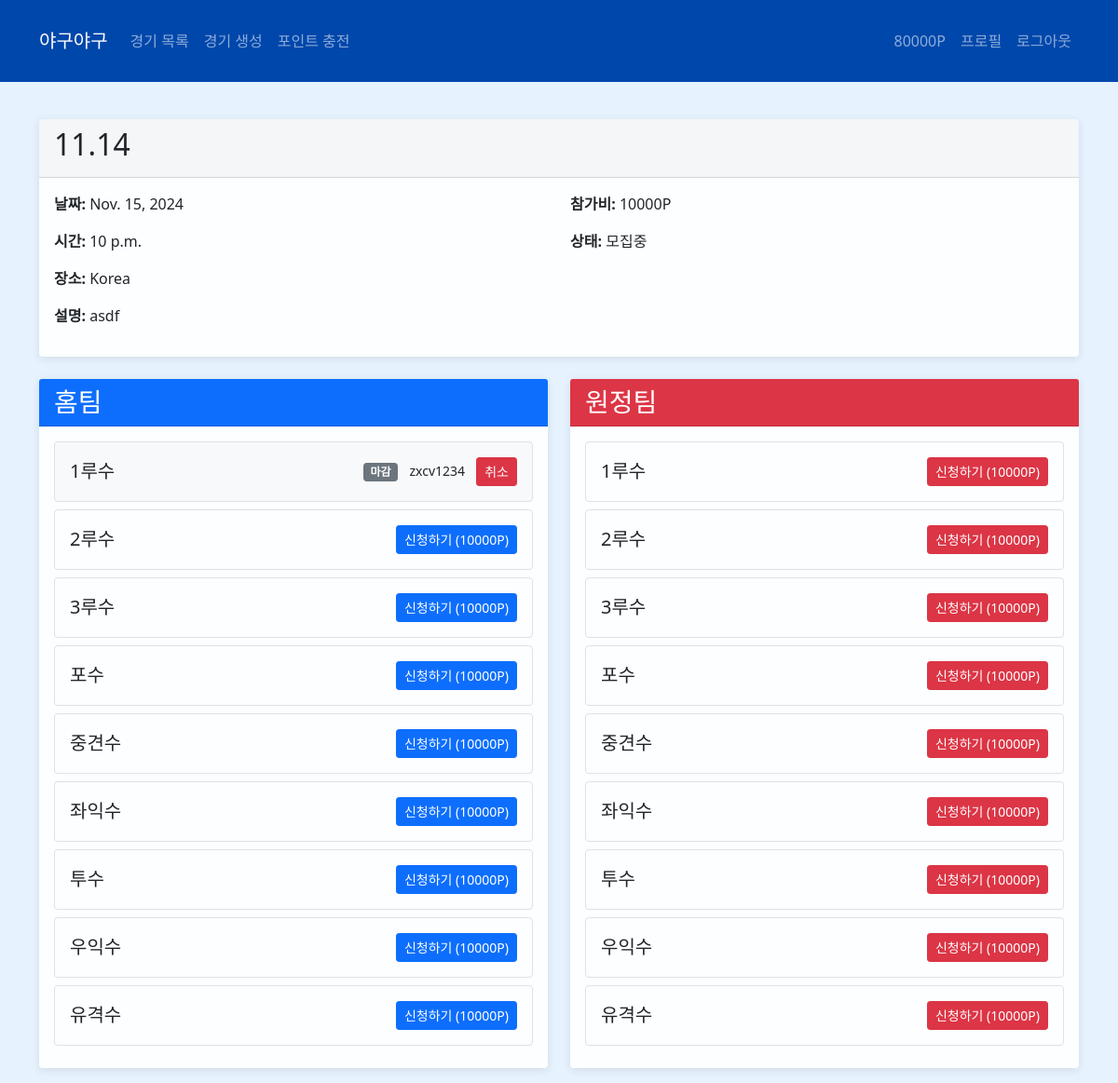
The page /games/2/ (signed in) on the database its author committed.
### baseball_matching/models.py (models this page shows, shortened)
class UserProfile(models.Model):
    user = models.OneToOneField(User, on_delete=models.CASCADE)
    points = models.IntegerField(default=0)
    phone_number = models.CharField(max_length=15, blank=True)
    created_at = models.DateTimeField(auto_now_add=True)

class Game(models.Model):
    GAME_STATUS = [
        ('RECRUITING', '모집중'),
        ('CONFIRMED', '모집완료'),
        ('COMPLETED', '경기완료'),
        ('CANCELED', '취소됨')
    ]
    title = models.CharField(max_length=100)
    date = models.DateField()
    time = models.TimeField()
    location = models.CharField(max_length=200)
    participation_fee = models.IntegerField(default=10000)  # 참가비(포인트)
    max_players_per_team = models.IntegerField(default=9)
    status = models.CharField(max_length=20, choices=GAME_STATUS, default='RECRUITING')
    description = models.TextField(blank=True)
    created_at = models.DateTimeField(auto_now_add=True)

class Position(models.Model):
    POSITION_CHOICES = [
        ('P', '투수'),
        ('C', '포수'),
        ('1B', '1루수'),
        ('2B', '2루수'),
        ('3B', '3루수'),
        ('SS', '유격수'),
        ('LF', '좌익수'),
        ('CF', '중견수'),
        ('RF', '우익수'),
    ]
    game = models.ForeignKey(Game, on_delete=models.CASCADE)
    team = models.CharField(max_length=10, choices=[('HOME', '홈팀'), ('AWAY', '원정팀')])
    position = models.CharField(max_length=2, choices=POSITION_CHOICES)
    player = models.ForeignKey(UserProfile, on_delete=models.SET_NULL, null=True, blank=True)
    is_filled = models.BooleanField(default=False)
    class Meta:
        unique_together = ['game', 'team', 'position']

### baseball_matching/views.py (the view)
# urls.py: path('games/<int:game_id>/', views.game_detail, name='game_detail'),  # 이 줄 확인
@login_required
def game_detail(request, game_id):
    game = get_object_or_404(Game, id=game_id)
    home_positions = Position.objects.filter(game=game, team='HOME')
    away_positions = Position.objects.filter(game=game, team='AWAY')
    context = {
        'game': game,
        'home_positions': home_positions,
        'away_positions': away_positions,
    }
    return render(request, 'baseball_matching/game_detail.html', context)

### templates/baseball_matching/game_detail.html (shortened to what this page needs)
{% extends 'baseball_matching/base.html' %}
{% block content %}
<div class="card mb-4">
    <div class="card-header">
        <h2>{{ game.title }}</h2>
    </div>
    <div class="card-body">
        <div class="row">
            <div class="col-md-6">
                <p><strong>날짜:</strong> {{ game.date }}</p>
                <p><strong>시간:</strong> {{ game.time }}</p>
                <p><strong>장소:</strong> {{ game.location }}</p>
            </div>
            <div class="col-md-6">
                <p><strong>참가비:</strong> {{ game.participation_fee }}P</p>
                <p><strong>상태:</strong> {{ game.get_status_display }}</p>
            </div>
        </div>
        <p><strong>설명:</strong> {{ game.description }}</p>
    </div>
</div>
<div class="row">
    <div class="col-md-6">
        <div class="card">
            <div class="card-header bg-primary text-white">
                <h3 class="mb-0">홈팀</h3>
            </div>
            <div class="card-body">
                {% for position in home_positions %}
                    <div class="position-card mb-2 p-3 border rounded {% if position.is_filled %}bg-light{% endif %}">
                        <div class="d-flex justify-content-between align-items-center">
                            <h5 class="mb-0">{{ position.get_position_display }}</h5>
                            {% if position.is_filled %}
                                <div>
                                    <span class="badge bg-secondary">마감</span>
                                    <small class="ms-2">{{ position.player.user.username }}</small>
                                    {% if position.player == user.userprofile %}
                                        <form method="post" action="{% url 'baseball_matching:cancel_position' position.id %}" class="d-inline">
                                            <button type="submit" class="btn btn-sm btn-danger ms-2">
                                                취소
                                            </button>
                                        </form>
                                    {% endif %}
                                </div>
                            {% else %}
                                <form method="post" action="{% url 'baseball_matching:join_position' position.id %}">
                                    <button type="submit" class="btn btn-sm btn-primary">
                                        신청하기 ({{ game.participation_fee }}P)
                                    </button>
                                </form>
                            {% endif %}
                        </div>
                    </div>
                {% endfor %}
            </div>
        </div>
    </div>
    <div class="col-md-6">
        <div class="card">
            <div class="card-header bg-danger text-white">
                <h3 class="mb-0">원정팀</h3>
            </div>
            <div class="card-body">
                {% for position in away_positions %}
                    <div class="position-card mb-2 p-3 border rounded {% if position.is_filled %}bg-light{% endif %}">
                        <div class="d-flex justify-content-between align-items-center">
                            <h5 class="mb-0">{{ position.get_position_display }}</h5>
                            {% if position.is_filled %}
                                <div>
                                    <span class="badge bg-secondary">마감</span>
                                    <small class="ms-2">{{ position.player.user.username }}</small>
                                    {% if position.player == user.userprofile %}
                                        <form method="post" action="{% url 'baseball_matching:cancel_position' position.id %}" class="d-inline">
                                            {% csrf_token %}
                                            <button type="submit" class="btn btn-sm btn-danger ms-2">
                                                취소
                                            </button>
                                        </form>
                                    {% endif %}
                                </div>
                            {% else %}
                                <form method="post" action="{% url 'baseball_matching:join_position' position.id %}">
                                    <button type="submit" class="btn btn-sm btn-danger">
                                        신청하기 ({{ game.participation_fee }}P)
                                    </button>
                                </form>
                            {% endif %}
                        </div>
                    </div>
                {% endfor %}
            </div>
        </div>
    </div>
</div>
{% endblock %}

### templates/baseball_matching/base.html (shortened to what this page needs)
<!DOCTYPE html>
<html>
<head>
    <link href="https://cdn.jsdelivr.net/npm/bootstrap@5.1.3/dist/css/bootstrap.min.css" rel="stylesheet">
</head>
<body>
    <nav class="navbar navbar-expand-lg navbar-dark">
        <div class="container">
            <a class="navbar-brand" href="{% url 'baseball_matching:main' %}">야구야구</a>
            <div class="collapse navbar-collapse" id="navbarNav">
                <ul class="navbar-nav me-auto">
                    <li class="nav-item">
                        <a class="nav-link" href="{% url 'baseball_matching:game_list' %}">경기 목록</a>
                    </li>
                    {% if user.is_authenticated %}
                        <li class="nav-item">
                            <a class="nav-link" href="{% url 'baseball_matching:game_create' %}">경기 생성</a>
                        </li>
                        <li class="nav-item">
                            <a class="nav-link" href="{% url 'baseball_matching:charge_points' %}">포인트 충전</a>
                        </li>
                    {% endif %}
                </ul>
                <ul class="navbar-nav">
                    {% if user.is_authenticated %}
                        <li class="nav-item">
                            <span class="nav-link">{{ user.userprofile.points }}P</span>
                        </li>
                        <li class="nav-item">
                            <a class="nav-link" href="{% url 'baseball_matching:profile' %}">프로필</a>
                        </li>
                        <li class="nav-item">
                            <form method="post" action="{% url 'logout' %}" class="d-inline m-0 p-0">
                                <button type="submit" class="btn nav-link bg-transparent border-0">로그아웃</button>
                            </form>
                        </li>
                    {% endif %}
                </ul>
            </div>
        </div>
    </nav>
    <div class="container mt-4">
        {% block content %}
        {% endblock %}
    </div>
</body>
</html>

### templates/baseball_matching/base.html (style rules this page uses)
.navbar { background-color: #0047ab !important; }
body { background-color: #e6f3ff !important; }
.container { padding-top: 1rem; padding-bottom: 1rem; }
.card { background-color: rgba(255, 255, 255, 0.9); box-shadow: 0 2px 10px rgba(0, 0, 0, 0.1); border: none; transition: transform 0.2s; }

### rows shown on the page
Game: title "11.14", date "Nov. 15, 2024", time "10 p.m.", location "Korea", participation_fee "10000", status "모집중", description "asdf"
Position: position "1루수", player.user.username "zxcv1234", shows "취소"
Position: position "2루수"
Position: position "3루수"
Position: position "포수"
Position: position "중견수"
Position: position "좌익수"
Position: position "투수"
Position: position "우익수"
Position: position "유격수"
Position: position "1루수"
Position: position "2루수"
Position: position "3루수"
Position: position "포수"
Position: position "중견수"
Position: position "좌익수"
Position: position "투수"
Position: position "우익수"
Position: position "유격수"

### other values the page prints
{{ user.userprofile.points }} "80000"
